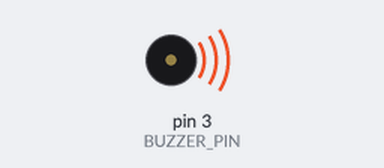
A program run on a simulated Arduino Nano, built with avr-gcc and run on an emulated ATmega328P. Shown: buzzer (waves = sounding). Random numbers use the default seed unless the program sets one.

Above: at 0.18 s.
At 31.14 s:
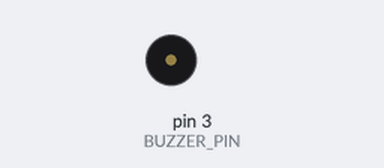
Timing chart, 0 to 31.4 s (numbered marks = the images above):
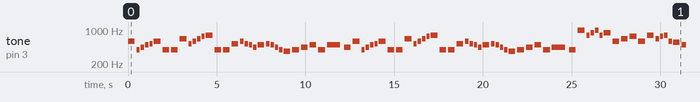

The program:

main.cpp
```cpp
#include <Arduino.h>
#include <notes.h>
#include <note_shuffle.h>

#define BUZZER_PIN 3

int note_idx_array[N_OF_NOTES];

void setup()
{
	// Serial.begin(9600);
	// while (!Serial); // Wait for monitor to open
    // Serial.println("System Start");

    // init_note_array(N_OF_NOTES);
    // Serial.println("Notes Initialized");
}

void loop()
{
	for (size_t note = 0; note < N_OF_NOTES; note++)
	{

		// to calculate the note duration, take one second divided by the note type.
		// e.g. quarter note = 1000 / 4, eighth note = 1000/8, etc.
		int note_duration = note_durations[note];
		tone(BUZZER_PIN, melody[note], note_duration);
		Serial.println(note);

		// to distinguish the notes, set a minimum time between them.
		// the note's duration + 30% seems to work well:
		int note_pause = note_duration * 1.30;
		delay(note_pause);
		// stop the tone playing:
		noTone(BUZZER_PIN);
	}
}
```

note_shuffle.h
```cpp
#ifndef _NOTE_SHUFFLE_H_
#define _NOTE_SHUFFLE_H_

extern int note_idx_array[];

void shuffle_array(int **array, int array_size);
void init_note_array(unsigned int array_size);

#endif
```

notes.h
```cpp
#ifndef _NOTES_H_
#define _NOTES_H_

#include <Arduino.h>
#include <pitches.h>
#include <avr/pgmspace.h>

extern const int melody[];
extern const int note_durations[];
#define N_OF_NOTES 126

#endif
```

pitches.h
```cpp
/*************************************************
   Public Constants
 *************************************************/

#define NOTE_B0 31
#define NOTE_C1 33
#define NOTE_CS1 35
#define NOTE_D1 37
#define NOTE_DS1 39
#define NOTE_E1 41
#define NOTE_F1 44
#define NOTE_FS1 46
#define NOTE_G1 49
#define NOTE_GS1 52
#define NOTE_A1 55
#define NOTE_AS1 58
#define NOTE_B1 62
#define NOTE_C2 65
#define NOTE_CS2 69
#define NOTE_D2 73
#define NOTE_DS2 78
#define NOTE_E2 82
#define NOTE_F2 87
#define NOTE_FS2 93
#define NOTE_G2 98
#define NOTE_GS2 104
#define NOTE_A2 110
#define NOTE_AS2 117
#define NOTE_B2 123
#define NOTE_C3 131
#define NOTE_CS3 139
#define NOTE_D3 147
#define NOTE_DS3 156
#define NOTE_E3 165
#define NOTE_F3 175
#define NOTE_FS3 185
#define NOTE_G3 196
#define NOTE_GS3 208
#define NOTE_A3 220
#define NOTE_AS3 233
#define NOTE_B3 247
#define NOTE_C4 262
#define NOTE_CS4 277
#define NOTE_D4 294
#define NOTE_DS4 311
#define NOTE_E4 330
#define NOTE_F4 349
#define NOTE_FS4 370
#define NOTE_G4 392
#define NOTE_GS4 415
#define NOTE_A4 440
#define NOTE_AS4 466
#define NOTE_B4 494
#define NOTE_C5 523
#define NOTE_CS5 554
#define NOTE_D5 587
#define NOTE_DS5 622
#define NOTE_E5 659
#define NOTE_F5 698
#define NOTE_FS5 740
#define NOTE_G5 784
#define NOTE_GS5 831
#define NOTE_A5 880
#define NOTE_AS5 932
#define NOTE_B5 988
#define NOTE_C6 1047
#define NOTE_CS6 1109
#define NOTE_D6 1175
#define NOTE_DS6 1245
#define NOTE_E6 1319
#define NOTE_F6 1397
#define NOTE_FS6 1480
#define NOTE_G6 1568
#define NOTE_GS6 1661
#define NOTE_A6 1760
#define NOTE_AS6 1865
#define NOTE_B6 1976
#define NOTE_C7 2093
#define NOTE_CS7 2217
#define NOTE_D7 2349
#define NOTE_DS7 2489
#define NOTE_E7 2637
#define NOTE_F7 2794
#define NOTE_FS7 2960
#define NOTE_G7 3136
#define NOTE_GS7 3322
#define NOTE_A7 3520
#define NOTE_AS7 3729
#define NOTE_B7 3951
#define NOTE_C8 4186
#define NOTE_CS8 4435
#define NOTE_D8 4699
#define NOTE_DS8 4978
```

note_shuffle.cpp
```cpp
#include <note_shuffle.h>

#include <Arduino.h>

/**
 * randomly swaps entries in int array
 */
void shuffle_array(int **array, int array_size)
{
    for (int i = 0; i < array_size; i++)
    {
        Serial.println((*array)[i]);
        int n = random(0, array_size);
        int temp = (*array)[n];
        (*array)[n] = (*array)[i];
        (*array)[i] = temp;
    }
}

void init_note_array(unsigned int array_size)
{
    for (size_t i = 0; i < array_size; i++)
    {
        note_idx_array[i] = i;
    }
    shuffle_array((int **)&note_idx_array, array_size);
}
```

notes.cpp
```cpp
#include "notes.h"

const int melody[] PROGMEM = {
  // Section A (Measures 1-16) - Play Twice
  NOTE_D5, NOTE_G4, NOTE_A4, NOTE_B4, NOTE_C5, NOTE_D5, NOTE_G4, NOTE_G4,
  NOTE_E5, NOTE_C5, NOTE_D5, NOTE_E5, NOTE_FS5, NOTE_G5, NOTE_G4, NOTE_G4,
  NOTE_C5, NOTE_D5, NOTE_C5, NOTE_B4, NOTE_A4, NOTE_B4, NOTE_C5, NOTE_B4, NOTE_A4,
  NOTE_G4, NOTE_FS4, NOTE_G4, NOTE_A4, NOTE_B4, NOTE_G4, NOTE_B4, NOTE_A4,

  // Section A Repeat
  NOTE_D5, NOTE_G4, NOTE_A4, NOTE_B4, NOTE_C5, NOTE_D5, NOTE_G4, NOTE_G4,
  NOTE_E5, NOTE_C5, NOTE_D5, NOTE_E5, NOTE_FS5, NOTE_G5, NOTE_G4, NOTE_G4,
  NOTE_C5, NOTE_D5, NOTE_C5, NOTE_B4, NOTE_A4, NOTE_B4, NOTE_C5, NOTE_B4, NOTE_A4,
  NOTE_G4, NOTE_FS4, NOTE_G4, NOTE_A4, NOTE_B4, NOTE_G4, NOTE_A4, NOTE_G4,

  // Section B (Measures 17-32) - Play Twice
  NOTE_B5, NOTE_G5, NOTE_A5, NOTE_B5, NOTE_G5, NOTE_A5, NOTE_D5, NOTE_E5, NOTE_FS5, NOTE_D5,
  NOTE_G5, NOTE_E5, NOTE_FS5, NOTE_G5, NOTE_D5, NOTE_CS5, NOTE_B4, NOTE_A4,
  NOTE_A4, NOTE_B4, NOTE_CS5, NOTE_D5, NOTE_E5, NOTE_FS5, NOTE_G5, NOTE_FS5, NOTE_E5,
  NOTE_FS5, NOTE_A4, NOTE_CS5, NOTE_D5,

  // Section B Repeat
  NOTE_B5, NOTE_G5, NOTE_A5, NOTE_B5, NOTE_G5, NOTE_A5, NOTE_D5, NOTE_E5, NOTE_FS5, NOTE_D5,
  NOTE_G5, NOTE_E5, NOTE_FS5, NOTE_G5, NOTE_D5, NOTE_CS5, NOTE_B4, NOTE_A4,
  NOTE_A4, NOTE_B4, NOTE_CS5, NOTE_D5, NOTE_E5, NOTE_FS5, NOTE_G5, NOTE_FS5, NOTE_E5,
  NOTE_FS5, NOTE_A4, NOTE_CS5, NOTE_D5
};

const int note_durations[] PROGMEM = {
  // Section A
  375, 188, 188, 188, 188, 375, 375, 375,
  375, 188, 188, 188, 188, 375, 375, 375,
  375, 188, 188, 188, 188, 375, 188, 188, 188, 188,
  375, 375, 375, 375, 375, 750, 375,

  // Section A Repeat
  375, 188, 188, 188, 188, 375, 375, 375,
  375, 188, 188, 188, 188, 375, 375, 375,
  375, 188, 188, 188, 188, 375, 188, 188, 188, 188,
  375, 375, 375, 375, 375, 750, 375,

  // Section B
  375, 188, 188, 188, 188, 375, 375, 375, 375, 375,
  375, 188, 188, 188, 188, 375, 375, 375,
  188, 188, 188, 188, 188, 188, 375, 375, 375,
  375, 375, 375, 1125,

  // Section B Repeat
  375, 188, 188, 188, 188, 375, 375, 375, 375, 375,
  375, 188, 188, 188, 188, 375, 375, 375,
  188, 188, 188, 188, 188, 188, 375, 375, 375,
  375, 375, 375, 1125
};  
```

Measured:
- by itself, tone on pin 3 (BUZZER_PIN): plays 587 Hz for 0.38 s, 392 Hz for 0.19 s, 440 Hz for 0.19 s, 494 Hz for 0.19 s, 523 Hz for 0.19 s, 587 Hz for 0.38 s … (338 notes in this stretch)
